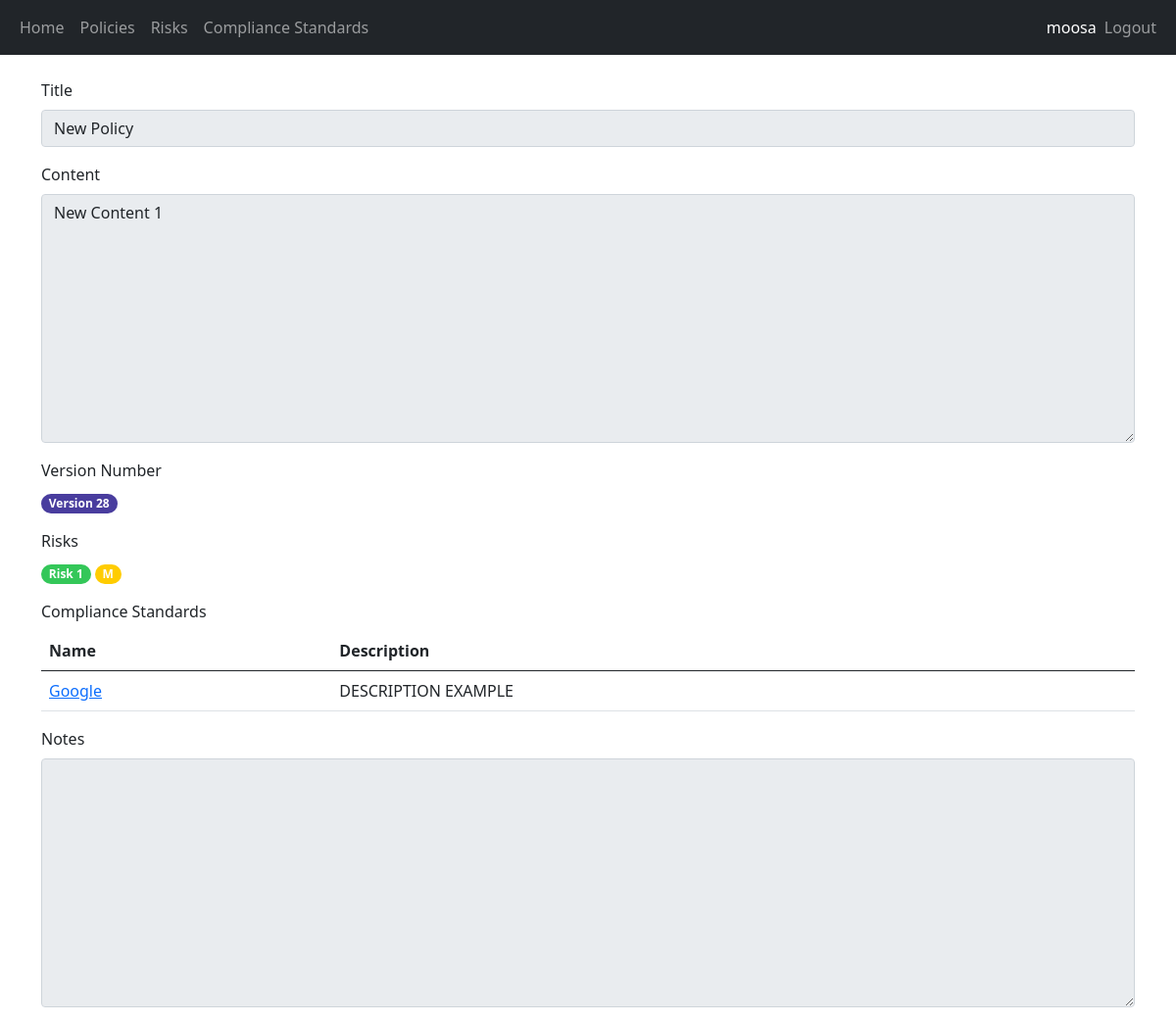
Page /view-policy-version/31 (signed in) on the earlier database version.
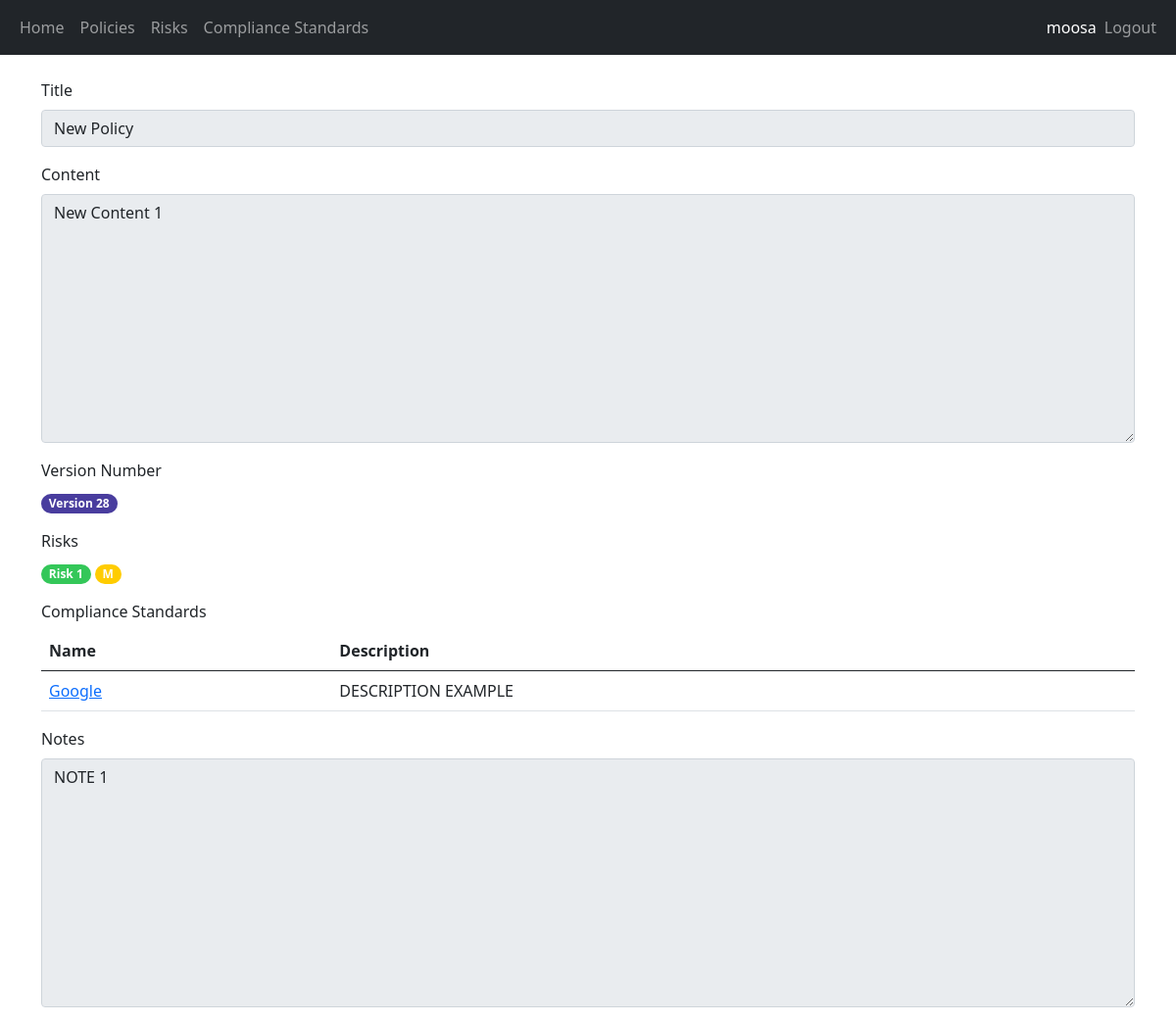
Same page on the later database version.
### security/models.py (models this page shows, shortened)
class PolicyVersion(models.Model):
    policy = models.ForeignKey(Policy, on_delete=models.CASCADE)
    version_number = models.IntegerField(default=1)
    title = models.TextField(max_length=250)
    content = models.TextField(max_length=250)
    created_by = models.ForeignKey(User, on_delete=models.CASCADE)
    created_at = models.DateTimeField(auto_now_add=True)
    notes = models.TextField(max_length=250, default="")
    risks = models.ManyToManyField(Risk)
    compliance_standards = models.ManyToManyField(ComplianceStandard)

### security/views.py (the view)
# urls.py: path('view-policy-version/<int:pk>', views.view_policy_version, name='view_policy_version'),
@login_required(login_url="/login")
@permission_required("security.view_policyversion", login_url="/access-denied")
def view_policy_version(request, pk):
    policy_version = PolicyVersion.objects.get(id=pk)
    return render(request, 'security/view_policy_version.html', {"policy_version": policy_version})

### security/templates/security/view_policy_version.html (shortened to what this page needs)
{% extends 'main/base.html' %}
{% load crispy_forms_tags %}
{% block content %}
<div class="form-group">
    <div class="mb-3">
        <label class="form-label">Title</label>
        <input class="form-control" value="{{ policy_version.title }}" readonly>
    </div>
    <div class="mb-3">
        <label class="form-label">Content</label>
        <textarea class="textarea form-control" rows="10" cols="40" readonly>{{ policy_version.content }}</textarea>
    </div>
    <div class="mb-3">
        <label class="form-label">Version Number</label>
        <br/><span class="badge rounded-pill text-left version-badge">Version {{policy_version.version_number}}</span>
    </div>
    <div class="mb-3">
        <label class="form-label">Risks</label><br/>
        {% for risk in policy_version.risks.all %}
        <span class="badge rounded-pill {{risk.get_severity_display.lower}}-severity">{{risk.name}}</span>
        {% endfor %}
    </div>
    <div class="mb-3">
        <label class="form-label">Compliance Standards</label><br/>
        <table class="table">
            <thead>
              <tr>
                <th scope="col">Name</th>
                <th scope="col">Description</th>
              </tr>
            </thead>
            <tbody>
            {% for compliance_standard in policy_version.compliance_standards.all %}
                <tr>
                    <td><a target="_blank" href="{{ compliance_standard.reference_url }}">{{compliance_standard.name}}</a></td>
                    <td>{{ compliance_standard.description }}</td>
                </tr>
            {% endfor %}
            </tbody>
          </table>
    </div>
    <div class="mb-3">
        <label class="form-label">Notes</label>
        <textarea class="textarea form-control" rows="10" cols="40" readonly>{{ policy_version.notes }}</textarea>
    </div>
</div>
{% endblock %}

Differences in the rows shown:
changed PolicyVersion "New Policy": notes (not shown) → "NOTE 1"
